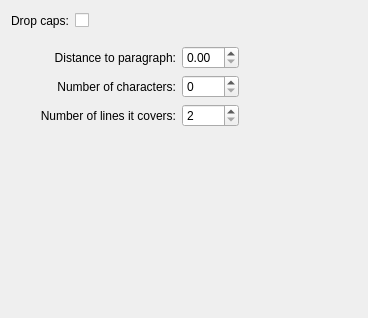
<?xml version="1.0" encoding="UTF-8"?>
<ui version="4.0">
 <class>ParagraphDropCaps</class>
 <widget class="QWidget" name="ParagraphDropCaps">
  <property name="geometry">
   <rect>
    <x>0</x>
    <y>0</y>
    <width>368</width>
    <height>318</height>
   </rect>
  </property>
  <layout class="QGridLayout" name="gridLayout_3">
   <item row="2" column="0">
    <spacer name="verticalSpacer">
     <property name="orientation">
      <enum>Qt::Vertical</enum>
     </property>
     <property name="sizeHint" stdset="0">
      <size>
       <width>20</width>
       <height>144</height>
      </size>
     </property>
    </spacer>
   </item>
   <item row="0" column="0">
    <layout class="QHBoxLayout" name="horizontalLayout">
     <item>
      <widget class="QLabel" name="label">
       <property name="text">
        <string>Drop caps:</string>
       </property>
      </widget>
     </item>
     <item>
      <widget class="QCheckBox" name="capsState">
       <property name="text">
        <string/>
       </property>
      </widget>
     </item>
     <item>
      <spacer name="horizontalSpacer">
       <property name="orientation">
        <enum>Qt::Horizontal</enum>
       </property>
       <property name="sizeHint" stdset="0">
        <size>
         <width>118</width>
         <height>20</height>
        </size>
       </property>
      </spacer>
     </item>
    </layout>
   </item>
   <item row="1" column="0">
    <widget class="QWidget" name="setting">
     <layout class="QGridLayout" name="gridLayout_2">
      <item row="1" column="0">
       <layout class="QHBoxLayout" name="horizontalLayout_2">
        <item>
         <spacer name="horizontalSpacer_2">
          <property name="orientation">
           <enum>Qt::Horizontal</enum>
          </property>
          <property name="sizeType">
           <enum>QSizePolicy::Fixed</enum>
          </property>
          <property name="sizeHint" stdset="0">
           <size>
            <width>20</width>
            <height>20</height>
           </size>
          </property>
         </spacer>
        </item>
        <item>
         <layout class="QVBoxLayout" name="verticalLayout_3">
          <item>
           <widget class="QLabel" name="label_2">
            <property name="text">
             <string>Distance to paragraph:</string>
            </property>
            <property name="alignment">
             <set>Qt::AlignRight|Qt::AlignTrailing|Qt::AlignVCenter</set>
            </property>
           </widget>
          </item>
          <item>
           <widget class="QLabel" name="label_3">
            <property name="text">
             <string>Number of characters:</string>
            </property>
            <property name="alignment">
             <set>Qt::AlignRight|Qt::AlignTrailing|Qt::AlignVCenter</set>
            </property>
           </widget>
          </item>
          <item>
           <widget class="QLabel" name="label_4">
            <property name="text">
             <string>Number of lines it covers:</string>
            </property>
            <property name="alignment">
             <set>Qt::AlignRight|Qt::AlignTrailing|Qt::AlignVCenter</set>
            </property>
           </widget>
          </item>
         </layout>
        </item>
        <item>
         <layout class="QVBoxLayout" name="verticalLayout">
          <item>
           <widget class="KoUnitDoubleSpinBox" name="distance"/>
          </item>
          <item>
           <widget class="QSpinBox" name="characters">
            <property name="wrapping">
             <bool>false</bool>
            </property>
            <property name="minimum">
             <number>0</number>
            </property>
            <property name="value">
             <number>0</number>
            </property>
           </widget>
          </item>
          <item>
           <widget class="QSpinBox" name="lines">
            <property name="minimum">
             <number>2</number>
            </property>
           </widget>
          </item>
         </layout>
        </item>
        <item>
         <layout class="QVBoxLayout" name="verticalLayout_2">
          <item>
           <spacer name="horizontalSpacer_4">
            <property name="orientation">
             <enum>Qt::Horizontal</enum>
            </property>
            <property name="sizeHint" stdset="0">
             <size>
              <width>40</width>
              <height>20</height>
             </size>
            </property>
           </spacer>
          </item>
         </layout>
        </item>
       </layout>
      </item>
     </layout>
    </widget>
   </item>
  </layout>
 </widget>
 <customwidgets>
  <customwidget>
   <class>KoUnitDoubleSpinBox</class>
   <extends>QDoubleSpinBox</extends>
   <header>KoUnitDoubleSpinBox.h</header>
  </customwidget>
 </customwidgets>
 <resources/>
 <connections/>
</ui>
